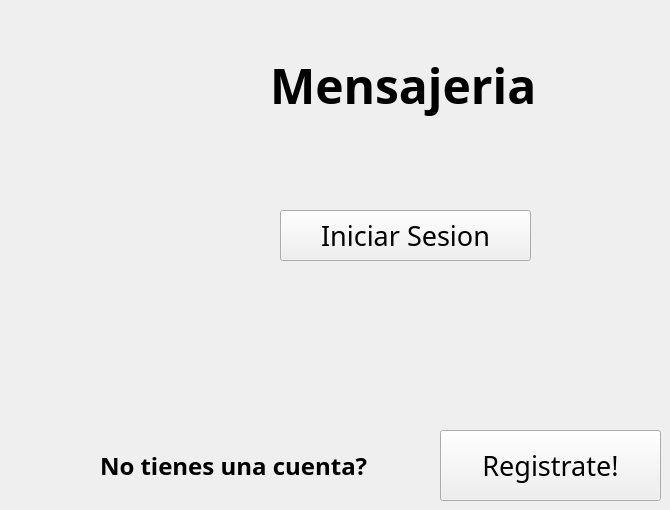
    <widget class="QWidget" name="page">
     <widget class="QLabel" name="label">
      <property name="geometry">
       <rect>
        <x>270</x>
        <y>40</y>
        <width>331</width>
        <height>91</height>
       </rect>
      </property>
      <property name="font">
       <font>
        <family>Yu Gothic UI Semibold</family>
        <pointsize>36</pointsize>
        <italic>false</italic>
        <bold>true</bold>
       </font>
      </property>
      <property name="text">
       <string>Mensajeria</string>
      </property>
     </widget>
     <widget class="QPushButton" name="pushButton">
      <property name="geometry">
       <rect>
        <x>280</x>
        <y>210</y>
        <width>251</width>
        <height>51</height>
       </rect>
      </property>
      <property name="font">
       <font>
        <family>Yu Gothic Medium</family>
        <pointsize>20</pointsize>
       </font>
      </property>
      <property name="text">
       <string>Iniciar Sesion</string>
      </property>
     </widget>
     <widget class="QPushButton" name="pushButton_2">
      <property name="geometry">
       <rect>
        <x>440</x>
        <y>430</y>
        <width>221</width>
        <height>71</height>
       </rect>
      </property>
      <property name="font">
       <font>
        <family>Yu Gothic Medium</family>
        <pointsize>20</pointsize>
        <bold>false</bold>
       </font>
      </property>
      <property name="text">
       <string>Registrate!</string>
      </property>
     </widget>
     <widget class="QLabel" name="label_23">
      <property name="geometry">
       <rect>
        <x>100</x>
        <y>440</y>
        <width>311</width>
        <height>51</height>
       </rect>
      </property>
      <property name="font">
       <font>
        <family>Yu Gothic UI Semibold</family>
        <pointsize>18</pointsize>
        <bold>true</bold>
       </font>
      </property>
      <property name="text">
       <string>No tienes una cuenta?</string>
      </property>
     </widget>
    </widget>
